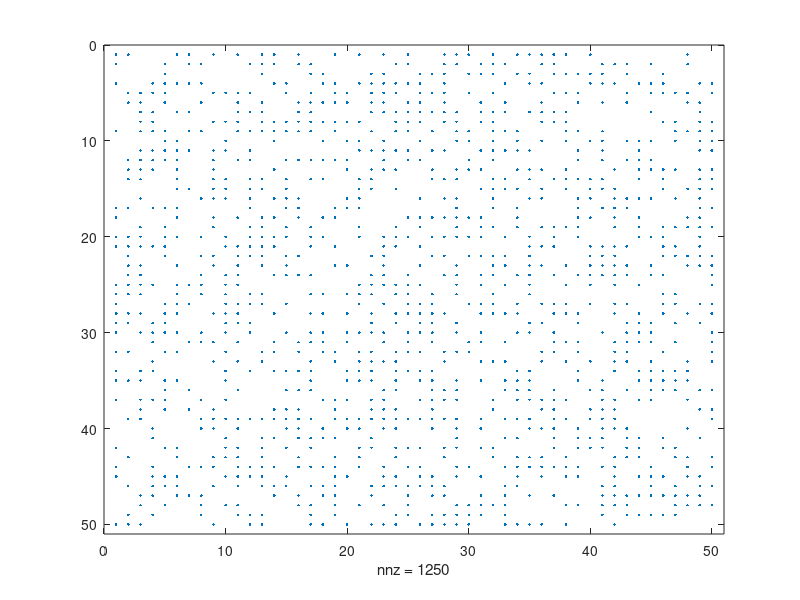

Source code (MATLAB): (Note: this script raises an error after producing the figure.)
%% sample ER graph & look at it

n=50;
p=0.5;
ER=rand(n)>1-p;
spy(ER)

%% sample large ER graph & look at it


n=10^5;
p=10^-3;
m=binornd(n^2, p);
pi=randperm(n^2,m);
A=zeros(n);
A(pi)=1;
spy(A)

%% plot same graph but randomly resorted

pi=randperm(n);
spy(A(pi,pi));

%% sort by degree

n=250;
p=0.1;
A=rand(n)>1-p;
spy(A)
deg=sum(A);
[B,I]=sort(deg);
spy(A(I,I))
hist(deg)

%% estimate p

n=250;
p=0.1;
A=rand(n)>1-p;

phat=sum(A(:))/n^2

%% compute error vs n

p=0.01;
nvec=1:4:200;
phat=zeros(1,length(nvec));
i=0;
for n=nvec
    i=i+1;
    A=rand(n)>1-p;
    phat(i)=sum(A(:))/(n^2);
end
plot(nvec,(phat-p).^2,'.-','markersize',12)
set(gca,'Xscale','log')

%% for loops for sampling indenpendent edge random graph

clear
n=100;
P=0.1*rand(n);
for i=1:n
    for j=1:n
        A(i,j)=rand>1-P(i,j);
    end
end
spy(A)

%% sort IERG by degree

n=50;
P=0.2*rand(n);

A=rand(n)>1-P;
spy(A)
deg=sum(A);
DEG=sum(P);
[B,I]=sort(DEG);

subplot(131), imagesc(P(I,I)), axis('square')
subplot(132)
imagesc(A(I,I)), axis('square')

subplot(133)
hist(deg)

%% error as a function of sparsity

clc, clf
n=10;
cvec=[0.1, 0.9];
for c=1:2
    k=cvec(c);
    P=rand(n)*k;
    m=100;
    
    A=zeros(n,n,m);
    for i=1:m
        A(:,:,i)=rand(n)>1-P;
        Phat=sum(A,3)/m;
        err(i)=sum(sum((Phat-P).^2))
    end
    
    Phat=sum(A,3);
    
    subplot(131)
    imagesc(P), axis('square')
    
    subplot(132)
    imagesc(Phat), axis('square')
    
    subplot(133), hold all
    plot(1:m,err)
end
set(gca,'Yscale','log')
legend('0.1','0.9')


%% error as a function of number of vertices

clear
clc, clf
c=0.1;
m=50;
nvec=10:10:200;
maxn=max(nvec);

for ns=1:length(nvec)
    n=nvec(ns);
    P=c*rand(n);
    A=zeros(n,n,m);
    for i=1:m
        A(:,:,i)=rand(n)>1-P;
    end
    Phat=sum(A,3)/m;
    err(ns)=sum(sum((Phat-P).^2));
end

subplot(131), imagesc(P), axis('square'), title('P')
subplot(132), imagesc(Phat), axis('square'), title('Phat')
subplot(133), plot(nvec,err), 
hold all, plot(nvec,err./nvec.^2,'r')
ylabel('err'), xlabel('number of vertices')
set(gca,'Yscale','log')
legend('err','err/n^2','location','best')

%% sample and plot stochastic block model

clear, clf
n=100;
B=[0.5, 0.2; 0.2, 0.5];
pi=0.5;
Z=(rand(n,1)>pi)+1;

A=zeros(n);
for i=1:n
    for j=1:n
        A(i,j)=rand<B(Z(i),Z(j));
    end
end
[~,I]=sort(Z);

subplot(121), spy(A)
subplot(122), spy(A(I,I))

%% estimate B & pi

clc
pihat=sum(Z-1)/n

n1=length(find(Z==1));

for i=1:2
    for j=1:2
Bhat(i,j)=sum(sum(A(Z==i,Z==j)))/n1^2;
    end
end

Bhat

pi
B


%% sample ER graphs and classes jointly


m=100;
n=70;

p0=0.2;
p1=0.1;

pi=0.5;

A=zeros(n,n,m);
Y=zeros(m,1);
for i=1:m
    Y(i)=rand>pi;
    if Y(i)==1
       A(:,:,i)=rand(n)<p1; 
    else
        A(:,:,i)=rand(n)<p0;
    end
end

i=1;
i=i+1; spy(A(:,:,i)), title(Y(i))

%% sample IERG graphs and classes jointly

m=100;
n=70;

p0=rand(n);
p1=p0*0.2;

pi=0.5;

A=zeros(n,n,m);
Y=zeros(m,1);
for i=1:m
    Y(i)=rand>pi;
    if Y(i)==1
       A(:,:,i)=rand(n)<p1; 
    else
        A(:,:,i)=rand(n)<p0;
    end
end


i=1;
i=i+1; spy(A(:,:,i)), title(Y(i))


%%

clear, clf
n=100;
B=[0.5, 0.2; 0.2, 0.5];
pi=0.5;
Z=(rand(n,1)>pi)+1;

A=zeros(n);
for i=1:n
    for j=1:n
        A(i,j)=rand<B(Z(i),Z(j));
    end
end
[z,I]=sort(Z);
A=A(I,I);


[V,D]=eigs(A,2);
idx=kmeans(V,2);

err1=sum((idx-z).^2);
err2=sum((idx-2./z).^2);

err=min(err1,err2)


%%
figure(1), clf
subplot(131), spy(A)
subplot(132)
plot(1:n,idx), hold all
plot(1:n,z)

subplot(133), hold all
plot(V(idx==1,:),'r.')
plot(V(idx==2,:),'b.')